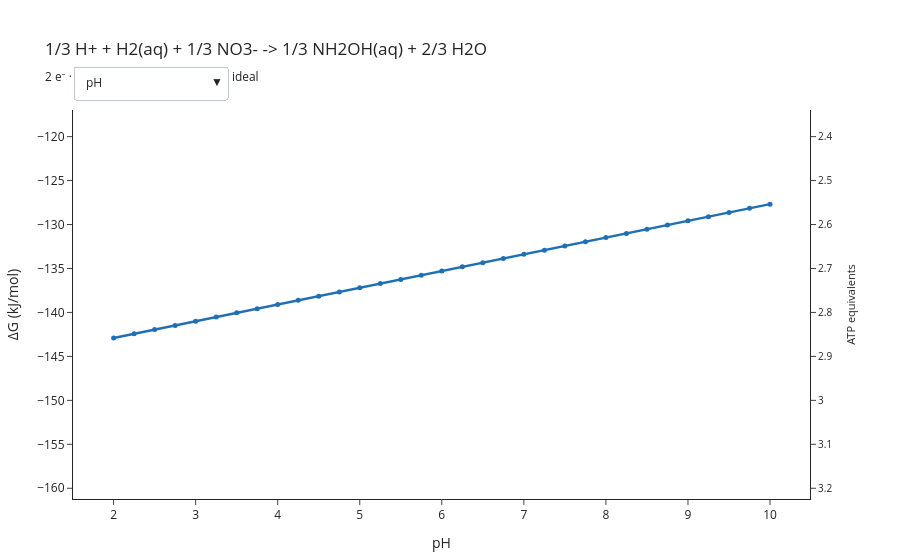

Write notebook code for a chart like this one.
### Markdown cell above
## 6. Free energy against pH

pH is the first entry in the dropdown; the other axes are there too. The
temperature axis is deliberately left out: hydroxylamine's supplemental value
is tabulated at 25 °C only and refuses to extrapolate, so a temperature sweep
would be all gaps.

### Code cell
from microbial_thermo.sweep import concentration_axis, partial_pressure_axis, ph_axis

axes = [
    ph_axis(low=2.0, high=10.0, n=33),
    concentration_axis("NO3-"),
    concentration_axis("NH2OH(aq)"),
    partial_pressure_axis("H2(aq)"),
]

with warnings.catch_warnings():
    warnings.simplefilter("ignore")
    figure = plot_energy_explorer(per_pair, axes=axes)

figure.show()

### Figure 1 — Plotly figure (JSON) as saved in the notebook; plotly's stock layout.template omitted (floating-point values rounded to 4 significant figures)
{"data": [{"hovertemplate": "pH: %{x}<br>ΔG: %{y:.1f} kJ/mol<extra></extra>", "line": {"color": "#1F6FB4", "width": 2.5}, "marker": {"size": 5}, "mode": "lines+markers", "name": "pH", "type": "scatter", "visible": true, "x": [2.0, 2.25, 2.5, 2.75, 3.0, 3.25, 3.5, 3.75, 4.0, 4.25, 4.5, 4.75, 5.0, 5.25, 5.5, 5.75, 6.0, 6.25, 6.5, 6.75, 7.0, 7.25, 7.5, 7.75, 8.0, 8.25, 8.5, 8.75, 9.0, 9.25, 9.5, 9.75, 10.0], "y": [-142.9, -142.4, -142.0, -141.5, -141.0, -140.5, -140.0, -139.6, -139.1, -138.6, -138.1, -137.7, -137.2, -136.7, -136.2, -135.8, -135.3, -134.8, -134.3, -133.9, -133.4, -132.9, -132.4, -132.0, -131.5, -131.0, -130.5, -130.1, -129.6, -129.1, -128.6, -128.2, -127.7]}, {"hovertemplate": "[NO3-] (molal): %{x}<br>ΔG: %{y:.1f} kJ/mol<extra></extra>", "line": {"color": "#1F6FB4", "width": 2.5}, "marker": {"size": 5}, "mode": "lines+markers", "name": "[NO3-] (molal)", "type": "scatter", "visible": false, "x": [1e-09, 2.154e-09, 4.642e-09, 1e-08, 2.154e-08, 4.642e-08, 1e-07, 2.154e-07, 4.642e-07, 1e-06, 2.154e-06, 4.642e-06, 1e-05, 2.154e-05, 4.642e-05, 0.0001, 0.0002154, 0.0004642, 0.001, 0.002154, 0.004642, 0.01, 0.02154, 0.04642, 0.1], "y": [-122.0, -122.6, -123.2, -123.9, -124.5, -125.1, -125.8, -126.4, -127.0, -127.7, -128.3, -128.9, -129.6, -130.2, -130.9, -131.5, -132.1, -132.8, -133.4, -134.0, -134.7, -135.3, -135.9, -136.6, -137.2]}, {"hovertemplate": "[NH2OH(aq)] (molal): %{x}<br>ΔG: %{y:.1f} kJ/mol<extra></extra>", "line": {"color": "#1F6FB4", "width": 2.5}, "marker": {"size": 5}, "mode": "lines+markers", "name": "[NH2OH(aq)] (molal)", "type": "scatter", "visible": false, "x": [1e-09, 2.154e-09, 4.642e-09, 1e-08, 2.154e-08, 4.642e-08, 1e-07, 2.154e-07, 4.642e-07, 1e-06, 2.154e-06, 4.642e-06, 1e-05, 2.154e-05, 4.642e-05, 0.0001, 0.0002154, 0.0004642, 0.001, 0.002154, 0.004642, 0.01, 0.02154, 0.04642, 0.1], "y": [-156.2, -155.6, -155.0, -154.3, -153.7, -153.0, -152.4, -151.8, -151.1, -150.5, -149.9, -149.2, -148.6, -148.0, -147.3, -146.7, -146.1, -145.4, -144.8, -144.2, -143.5, -142.9, -142.3, -141.6, -141.0]}, {"hovertemplate": "pH2(aq) (bar): %{x}<br>ΔG: %{y:.1f} kJ/mol<extra></extra>", "line": {"color": "#1F6FB4", "width": 2.5}, "marker": {"size": 5}, "mode": "lines+markers", "name": "pH2(aq) (bar)", "type": "scatter", "visible": false, "x": [1e-10, 2.61e-10, 6.813e-10, 1.778e-09, 4.642e-09, 1.212e-08, 3.162e-08, 8.254e-08, 2.154e-07, 5.623e-07, 1.468e-06, 3.831e-06, 1e-05, 2.61e-05, 6.813e-05, 0.0001778, 0.0004642, 0.001212, 0.003162, 0.008254, 0.02154, 0.05623, 0.1468, 0.3831, 1.0], "y": [-139.1, -139.1, -139.1, -139.1, -139.1, -139.1, -139.1, -139.1, -139.1, -139.1, -139.1, -139.1, -139.1, -139.1, -139.1, -139.1, -139.1, -139.1, -139.1, -139.1, -139.1, -139.1, -139.1, -139.1, -139.1]}, {"hoverinfo": "skip", "marker": {"opacity": 0}, "mode": "markers", "showlegend": false, "type": "scatter", "x": [2], "y": [3.224], "yaxis": "y2"}], "layout": {"annotations": [{"font": {"color": "#8A8A8A", "size": 10}, "showarrow": false, "text": "below the biological energy quantum", "x": 0, "xanchor": "left", "xref": "x domain", "y": 0, "yanchor": "top", "yref": "y"}], "hovermode": "x unified", "margin": {"b": 60, "l": 70, "r": 90, "t": 110}, "shapes": [{"line": {"color": "#333333", "width": 1}, "type": "line", "x0": 0, "x1": 1, "xref": "x domain", "y0": 0, "y1": 0, "yref": "y"}, {"fillcolor": "#E8B84B", "line": {"width": 0}, "opacity": 0.18, "type": "rect", "x0": 0, "x1": 1, "xref": "x domain", "y0": -20, "y1": 0, "yref": "y"}], "showlegend": false, "title": {"text": "1/3 H+ + H2(aq) + 1/3 NO3- -> 1/3 NH2OH(aq) + 2/3 H2O<br><sub>2 e⁻ · pH 4 · 25 °C · activity model: ideal</sub>"}, "updatemenus": [{"buttons": [{"args": [{"visible": [true, false, false, false]}, {"xaxis.title.text": "pH", "xaxis.type": "linear"}], "label": "pH", "method": "update"}, {"args": [{"visible": [false, true, false, false]}, {"xaxis.title.text": "[NO3-] (molal)", "xaxis.type": "log"}], "label": "[NO3-] (molal)", "method": "update"}, {"args": [{"visible": [false, false, true, false]}, {"xaxis.title.text": "[NH2OH(aq)] (molal)", "xaxis.type": "log"}], "label": "[NH2OH(aq)] (molal)", "method": "update"}, {"args": [{"visible": [false, false, false, true]}, {"xaxis.title.text": "pH2(aq) (bar)", "xaxis.type": "log"}], "label": "pH2(aq) (bar)", "method": "update"}], "direction": "down", "pad": {"r": 10, "t": 10}, "showactive": true, "x": 0, "xanchor": "left", "y": 1.14, "yanchor": "top"}], "xaxis": {"title": {"text": "pH"}, "type": "linear"}, "yaxis": {"range": [-161.2, -117.0], "title": {"text": "ΔG (kJ/mol)"}}, "yaxis2": {"overlaying": "y", "range": [3.224, 2.339], "showgrid": false, "side": "right", "tickfont": {"size": 10}, "title": {"font": {"size": 11}, "text": "ATP equivalents"}}}}
